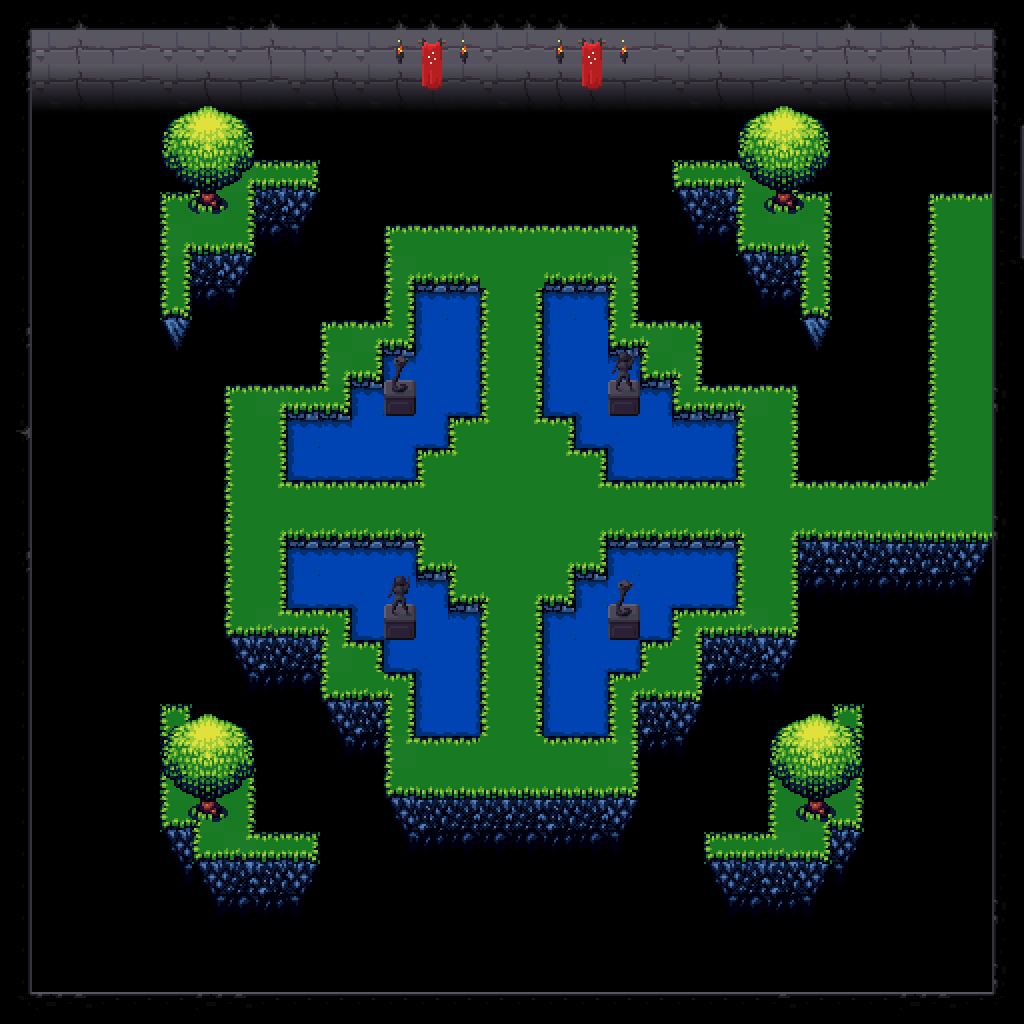

Rendered tile map (Tiled .tmx) drawn with the repository's tilesets; below, a short description and the map source with its tile grids summarised:
An orthogonal 32x32 tile map with 32x32 px tiles, 5 tile layers (ground, walls, objects, tops, ...), 3 tilesets and 56 objects (9x light, item).

<map version="1.0" orientation="orthogonal" width="32" height="32" tilewidth="32" tileheight="32">
 <tileset firstgid="1" name="dungeon tileset calciumtrice" tilewidth="32" tileheight="32">
  <image source="../textures/spritesheets/dungeon tileset calciumtrice.png" width="960" height="808" />
 </tileset>
 <tileset firstgid="751" name="buch1" tilewidth="32" tileheight="32">
  <image source="../textures/spritesheets/the_field_of_the_floating_island_by_buch_PD.png" width="800" height="640" />
 </tileset>
 <tileset firstgid="1251" name="buch2" tilewidth="32" tileheight="32">
  <image source="../textures/spritesheets/maze_snow.png" width="704" height="448" />
 </tileset>
 <layer name="ground" width="32" height="32">
  <data>[1024 cells, 1013 non-empty, 53 distinct tile ids]</data>
 </layer>
 <layer name="walls" width="32" height="32">
  <data>[1024 cells, 232 non-empty, 56 distinct tile ids]</data>
 </layer>
 <layer name="objects" width="32" height="32">
  <data>[1024 cells, 71 non-empty, 23 distinct tile ids]</data>
 </layer>
 <layer name="tops" width="32" height="32">
  <data>[1024 cells, 120 non-empty, 17 distinct tile ids]</data>
 </layer>
 <objectgroup name="colliderWalls" width="0" height="0">
  <object x="640" y="224" width="32" height="96" />
  <object x="672" y="288" width="64" height="32" />
  <object x="704" y="320" width="32" height="64" />
  <object x="736" y="352" width="96" height="32" />
  <object x="800" y="384" width="32" height="96" />
  <object x="832" y="448" width="96" height="32" />
  <object x="896" y="192" width="32" height="256" />
  <object x="352" y="224" width="32" height="96" />
  <object x="288" y="288" width="64" height="32" />
  <object x="288" y="320" width="32" height="64" />
  <object x="192" y="352" width="96" height="32" />
  <object x="800" y="544" width="192" height="32" />
  <object x="224" y="640" width="96" height="32" />
  <object x="288" y="672" width="32" height="64" />
  <object x="320" y="704" width="64" height="32" />
  <object x="352" y="736" width="32" height="96" />
  <object x="800" y="576" width="32" height="96" />
  <object x="704" y="640" width="96" height="32" />
  <object x="704" y="672" width="32" height="64" />
  <object x="640" y="704" width="64" height="32" />
  <object x="640" y="736" width="32" height="96" />
  <object x="416" y="288" width="64" height="64" />
  <object x="384" y="352" width="96" height="32" />
  <object x="352" y="384" width="128" height="32" />
  <object x="288" y="416" width="160" height="32" />
  <object x="288" y="448" width="128" height="32" />
  <object x="544" y="288" width="64" height="64" />
  <object x="544" y="352" width="96" height="32" />
  <object x="544" y="384" width="128" height="32" />
  <object x="576" y="416" width="160" height="32" />
  <object x="608" y="448" width="128" height="32" />
  <object x="288" y="544" width="128" height="32" />
  <object x="288" y="576" width="160" height="32" />
  <object x="352" y="608" width="128" height="32" />
  <object x="384" y="640" width="96" height="32" />
  <object x="416" y="672" width="64" height="64" />
  <object x="608" y="544" width="128" height="32" />
  <object x="576" y="576" width="160" height="32" />
  <object x="544" y="608" width="128" height="32" />
  <object x="544" y="640" width="96" height="32" />
  <object x="544" y="672" width="64" height="64" />
  <object x="352" y="192" width="320" height="32" />
  <object x="192" y="384" width="32" height="288" />
  <object x="384" y="800" width="256" height="32" />
  <object x="992" y="288" width="64" height="288" />
  <object x="896" y="160" width="128" height="32" />
 </objectgroup>
 <objectgroup name="lights" width="0" height="0">
  <object name="light" x="384" y="352" width="32" height="32" />
  <object name="light" x="608" y="352" width="32" height="32" />
  <object name="light" x="384" y="576" width="32" height="32" />
  <object name="light" x="608" y="576" width="32" height="32" />
  <object name="light" x="992" y="128" width="32" height="32" />
  <object name="light" x="448" y="32" width="32" height="32" />
  <object name="light" x="544" y="32" width="32" height="32" />
  <object name="light" x="608" y="32" width="32" height="32" />
  <object name="light" x="384" y="32" width="32" height="32" />
 </objectgroup>
 <objectgroup name="mapObjects" width="0" height="0">
  <object name="item" x="656" y="496" width="32" height="32">
   <properties>
    <property name="type" value="key" />
    <property name="value" value="2" />
   </properties>
  </object>
 </objectgroup>
 <layer name="entranceDoors" width="32" height="32">
  <data>[1024 cells, 124 non-empty, 18 distinct tile ids]</data>
 </layer>
</map>
